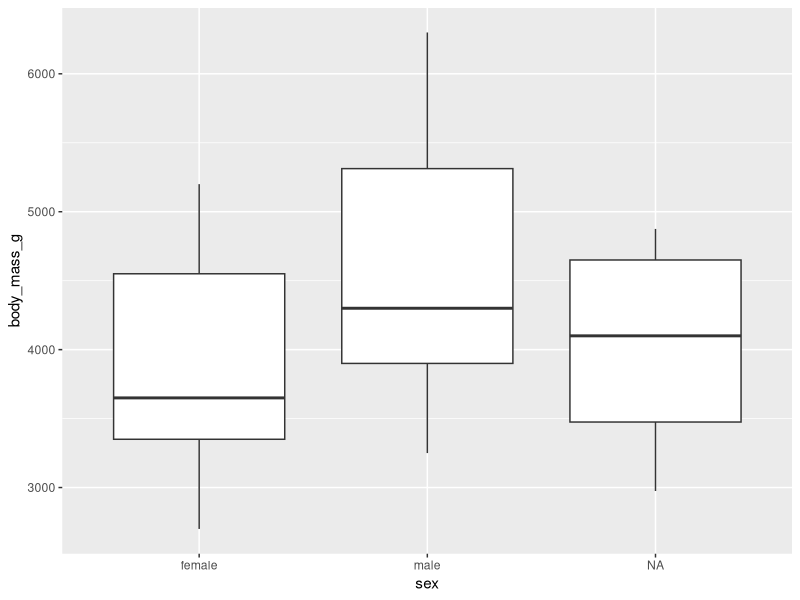

Source code (R):
## ---- chunk 1
#|label: steup
library(tidyverse)
library(palmerpenguins)
library(knitr)
## ---- chunk 2
#| warnings: false
#| code-fold: true
#| 
#| label: fig-box
#| fig-cap: "Boxplot of penguin body mass"
ggplot(penguins, aes(x = sex, y = body_mass_g)) + geom_boxplot()
## ---- chunk 3
#| lable: tbl-sample
table(penguins$sex, penguins$island, useNA = "always") |> kable()
